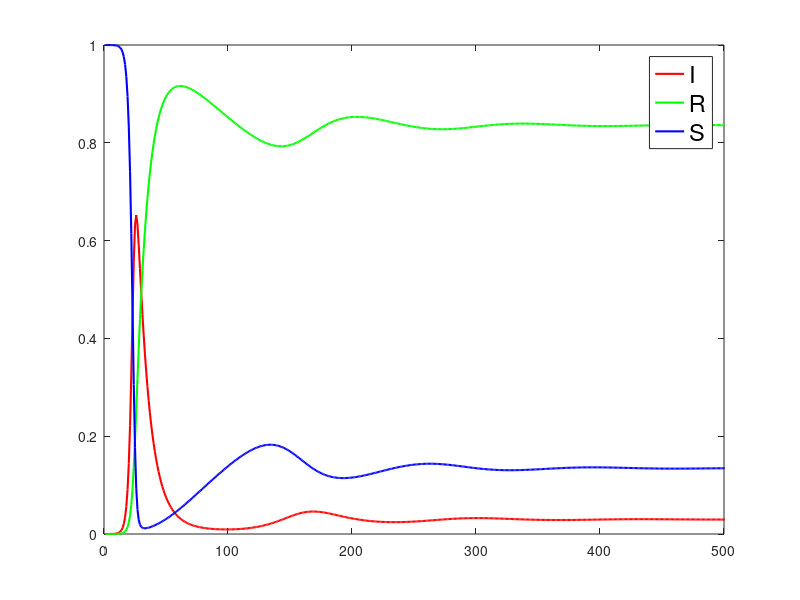
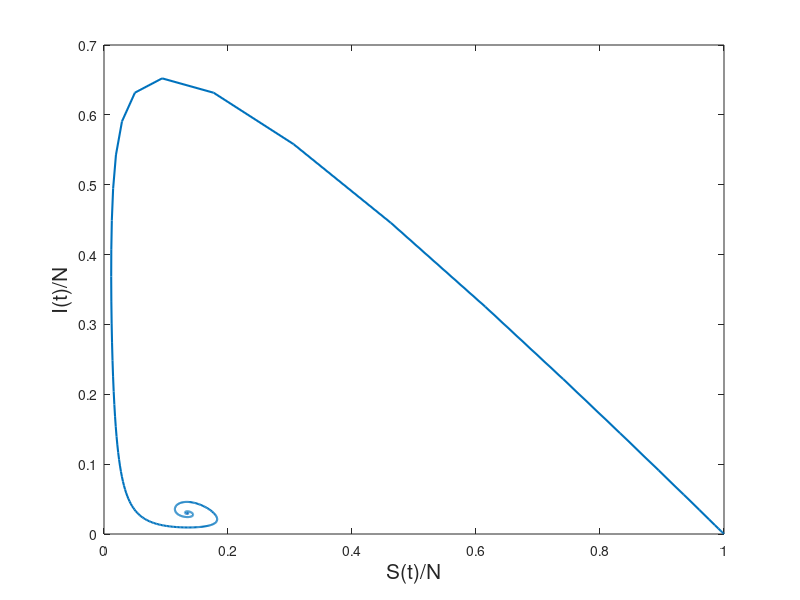
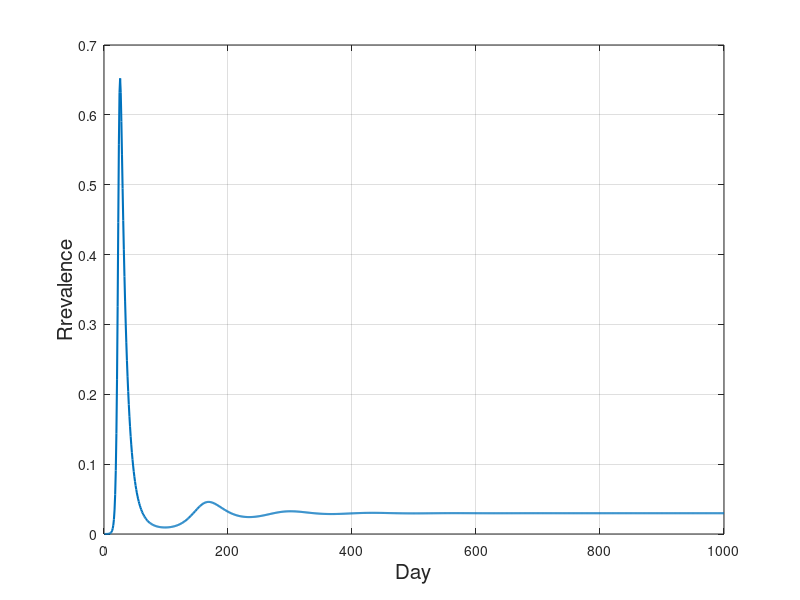

Reproduce these figures in MATLAB, in order.
clear all,close all, clc
N=10^6;
dt=1;
beta=0.77;
gamma=1/10;
I(1)=10;
S(1)=N-I(1);

mi=0.00356;

for n=2:1000
	I(n) = I(n-1)*(1+dt*(beta*(S(n-1)/N)-gamma-mi));
    S(n) = S(n-1)+dt*(mi*N - beta*((S(n-1)*I(n-1))/N)-mi*S(n-1));
endfor

x=S/N;
y=I/N;
z=1-x-y;

vreme=1:1:1000;
figure 1, 
plot(vreme,y,"r","linewidth",1.5,
	vreme,z,"g","linewidth",1.5,
	vreme,x,"b","linewidth",1.5);
leg=legend("I","R","S")
set(leg,"fontsize",17);
axis([0 500 0 1])

figure 2,
plot(x,y,"linewidth",1.5);
xlabel('S(t)/N',"fontsize",15)
ylabel('I(t)/N',"fontsize",15)

figure 3,
plot(y,"linewidth",1.5);
xlabel('Day',"fontsize",15)
ylabel('Rrevalence',"fontsize",15)

grid on
hold on